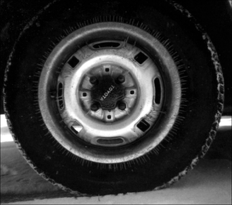
#> input picture Lab 3/tire.tif, 232 x 205 px
$ jupyter execute Lab_Smoothing_STD.ipynb   (shell and % lines are left out)
#> lines starting #> are read from the running program, lines starting #| are printed output that depends on the picture
### Lab 3/commonfunctions.py


import skimage.io as io
import matplotlib.pyplot as plt
import numpy as np
from skimage.exposure import histogram
from matplotlib.pyplot import bar
from skimage.color import rgb2gray,rgb2hsv

# Convolution:
from scipy.signal import convolve2d
from scipy import fftpack
import math

from skimage.util import random_noise
from skimage.filters import median, gaussian
from skimage.feature import canny


# Edges
from skimage.filters import sobel_h, sobel, sobel_v,roberts, prewitt

# Show the figures / plots inside the notebook
def show_images(images,titles=None):
    #This function is used to show image(s) with titles by sending an array of images and an array of associated titles.
    # images[0] will be drawn with the title titles[0] if exists
    # You aren't required to understand this function, use it as-is.
    n_ims = len(images)
    if titles is None: titles = ['(%d)' % i for i in range(1,n_ims + 1)]
    fig = plt.figure()
    n = 1
    for image,title in zip(images,titles):
        a = fig.add_subplot(1,n_ims,n)
        if image.ndim == 2:
            plt.gray()
        plt.imshow(image)
        a.set_title(title)
        n += 1
    fig.set_size_inches(np.array(fig.get_size_inches()) * n_ims)
    plt.show()


# [6 lines left out: function showHist, not called in this run]

### Lab 3/Lab_Smoothing_STD.ipynb
# Lab 3
### Averaging Filters

http://scikit-image.org/docs/0.13.x/api/skimage.util.html#skimage.util.random_noise

http://scikit-image.org/docs/dev/api/skimage.filters.html#skimage.filters.median

http://scikit-image.org/docs/dev/api/skimage.filters.html#skimage.filters.gaussian

[cell 1]
from commonfunctions import *
import math

[cell 2]
# Read the image and apply salt & pepper to it
img = io.imread("./tire.tif")
#> img is the input picture: shape (205, 232); min 0, max 255, mean 53.7
noisy_img = random_noise(img, mode="s&p", amount=0.05)
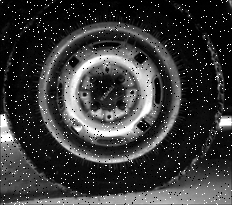
#> noisy_img: shape (205, 232) float64; min 0, max 1, mean 0.225
show_images([img, noisy_img], ["original", "noisy"])
#> in show_images, `n_ims = len(images)`: n_ims = 2
#> the loop in show_images, `for image,title in zip(images,titles):` made 2 passes
#> (title, n) on passes 1 to 2: ('original', 2), ('noisy', 3)
#> after the loop in show_images, `for image,title in zip(images,titles):`: n = 3
#> in show_images, `plt.show()`:
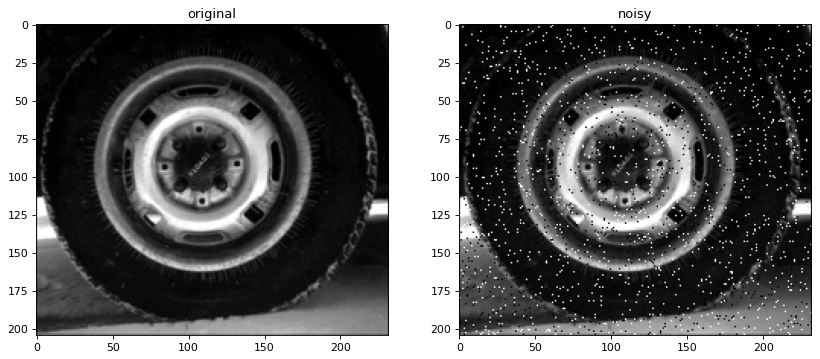
#> figure drawn by matplotlib, 2 panels

[cell 3]
'''
(1) Your own median filter algorithm
'''
def myMedian(img, window):
#> called with window = (3, 3)
	edgex = window[1] // 2
	edgey = window[0] // 2

	outputImage = np.zeros(img.shape)
	img = np.pad(img, pad_width=1, mode='edge')
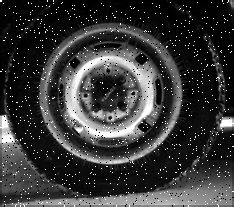
#> img: shape (207, 234) float64; min 0, max 1, mean 0.225

	for x in range(edgex, img.shape[1] - edgex):
		for y in range(edgey, img.shape[0] - edgey):
			outputImage[y-1][x-1] = np.median(img[y-1:y+2, x-1:x+2])
	return outputImage

afterMyMedian = myMedian(noisy_img, (3,3))
show_images([img, noisy_img, afterMyMedian], ["original", "noisy", "after"])
#> the loop in show_images (call 2), `for image,title in zip(images,titles):` made 3 passes
#> title on passes 1 to 3: 'original', 'noisy', 'after'
#> after the loop in show_images (call 2), `for image,title in zip(images,titles):`: n = 4
#> in show_images (call 2), `plt.show()`:
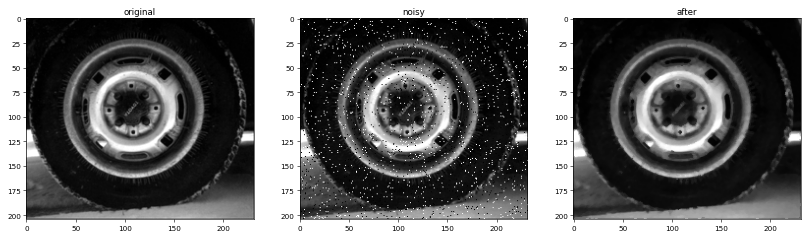
#> figure drawn by matplotlib, 3 panels

[cell 4]
'''
(2) skimage median filter
'''
after = median(noisy_img)
# show_images([img, noisy_img, after], ["original", "noisy", "after"])
show_images([img, noisy_img, afterMyMedian, after], ["original", "noisy", "myMedian", "skimage median"])

[cell 5]
'''
(3) Gaussion Filters
'''
res = gaussian(noisy_img, sigma=8)
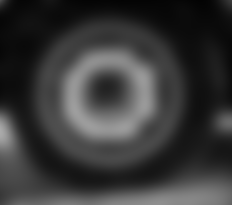
#> res: shape (205, 232) float64; min 0.014, max 0.67, mean 0.224
show_images([img, noisy_img, res], ["original", "noisy", "after sigma =8"])

res = gaussian(noisy_img, sigma=3)
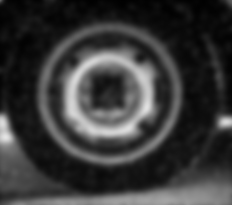
#> res: shape (205, 232) float64; min 0.00341, max 0.892, mean 0.224
show_images([img, noisy_img, res], ["original", "noisy", "after sigma =3"])

res = gaussian(noisy_img, sigma=0.2)
show_images([img, noisy_img, res], ["original", "noisy", "after sigma =0.2"])

[cell 6]
import numpy as np
import matplotlib.pyplot as plt
from matplotlib.widgets import Slider, Button
# The parametrized function to be plotted
def f(sigma):
    return gaussian(noisy_img,sigma=sigma)

# Define initial parameters
init_sigma = 3

# Create the figure and the line that we will manipulate
fig, ax = plt.subplots()
img = ax.imshow( f(init_sigma))
ax.set_xlabel('image')

# adjust the main plot to make room for the sliders
fig.subplots_adjust(left=0.25, bottom=0.25)


# Make a vertically oriented slider to control the sigma
axamp = fig.add_axes([0.1, 0.25, 0.0225, 0.63])
sigma_slider = Slider(
    ax=axamp,
    label="sigma",
    valmin=0,
    valmax=4,
    valinit=init_sigma,
    orientation="vertical"
)


# The function to be called anytime a slider's value changes
def update(val):
    line = ax.imshow( f(sigma_slider.val))
    fig.canvas.draw_idle()


# register the update function with each slider
sigma_slider.on_changed(update)

# Create a `matplotlib.widgets.Button` to reset the sliders to initial values.
resetax = fig.add_axes([0.8, 0.025, 0.1, 0.04])
button = Button(resetax, 'Reset', hovercolor='0.975')


def reset(event):
    sigma_slider.reset()
button.on_clicked(reset)

plt.show()
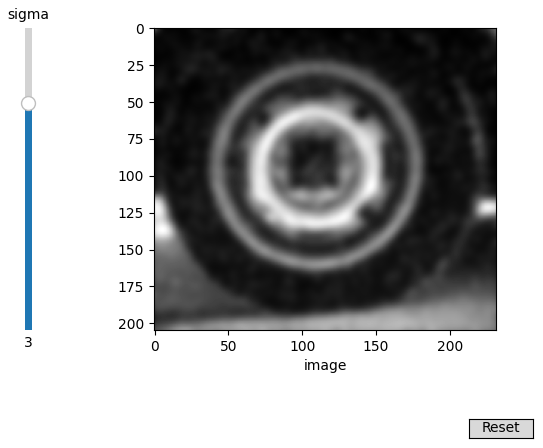
#> figure drawn by matplotlib, 2 panels
